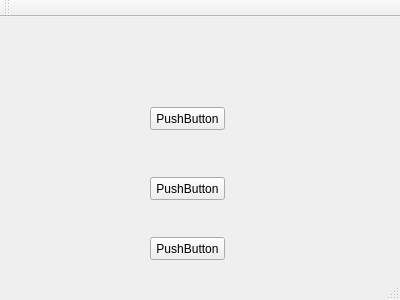
<?xml version="1.0" encoding="UTF-8"?>
<ui version="4.0">
 <class>MainWindow</class>
 <widget class="QMainWindow" name="MainWindow">
  <property name="geometry">
   <rect>
    <x>0</x>
    <y>0</y>
    <width>400</width>
    <height>300</height>
   </rect>
  </property>
  <property name="windowTitle">
   <string>MainWindow</string>
  </property>
  <widget class="QWidget" name="centralWidget">
   <widget class="QPushButton" name="pushButton">
    <property name="geometry">
     <rect>
      <x>150</x>
      <y>220</y>
      <width>75</width>
      <height>23</height>
     </rect>
    </property>
    <property name="text">
     <string>PushButton</string>
    </property>
   </widget>
   <widget class="QPushButton" name="pushButton_2">
    <property name="geometry">
     <rect>
      <x>150</x>
      <y>160</y>
      <width>75</width>
      <height>23</height>
     </rect>
    </property>
    <property name="text">
     <string>PushButton</string>
    </property>
   </widget>
   <widget class="QPushButton" name="pushButton_3">
    <property name="geometry">
     <rect>
      <x>150</x>
      <y>90</y>
      <width>75</width>
      <height>23</height>
     </rect>
    </property>
    <property name="text">
     <string>PushButton</string>
    </property>
   </widget>
  </widget>
  <widget class="QMenuBar" name="menuBar">
   <property name="geometry">
    <rect>
     <x>0</x>
     <y>0</y>
     <width>400</width>
     <height>23</height>
    </rect>
   </property>
  </widget>
  <widget class="QToolBar" name="mainToolBar">
   <attribute name="toolBarArea">
    <enum>TopToolBarArea</enum>
   </attribute>
   <attribute name="toolBarBreak">
    <bool>false</bool>
   </attribute>
  </widget>
  <widget class="QStatusBar" name="statusBar"/>
 </widget>
 <layoutdefault spacing="6" margin="11"/>
 <resources/>
 <connections>
  <connection>
   <sender>pushButton</sender>
   <signal>clicked()</signal>
   <receiver>MainWindow</receiver>
   <slot>close()</slot>
   <hints>
    <hint type="sourcelabel">
     <x>187</x>
     <y>266</y>
    </hint>
    <hint type="destinationlabel">
     <x>199</x>
     <y>149</y>
    </hint>
   </hints>
  </connection>
  <connection>
   <sender>pushButton_2</sender>
   <signal>clicked()</signal>
   <receiver>MainWindow</receiver>
   <slot>hello1()</slot>
   <hints>
    <hint type="sourcelabel">
     <x>198</x>
     <y>203</y>
    </hint>
    <hint type="destinationlabel">
     <x>252</x>
     <y>82</y>
    </hint>
   </hints>
  </connection>
  <connection>
   <sender>pushButton_3</sender>
   <signal>clicked()</signal>
   <receiver>MainWindow</receiver>
   <slot>slot1()</slot>
   <hints>
    <hint type="sourcelabel">
     <x>181</x>
     <y>137</y>
    </hint>
    <hint type="destinationlabel">
     <x>112</x>
     <y>126</y>
    </hint>
   </hints>
  </connection>
 </connections>
 <slots>
  <slot>hello1()</slot>
  <slot>slot1()</slot>
 </slots>
</ui>
